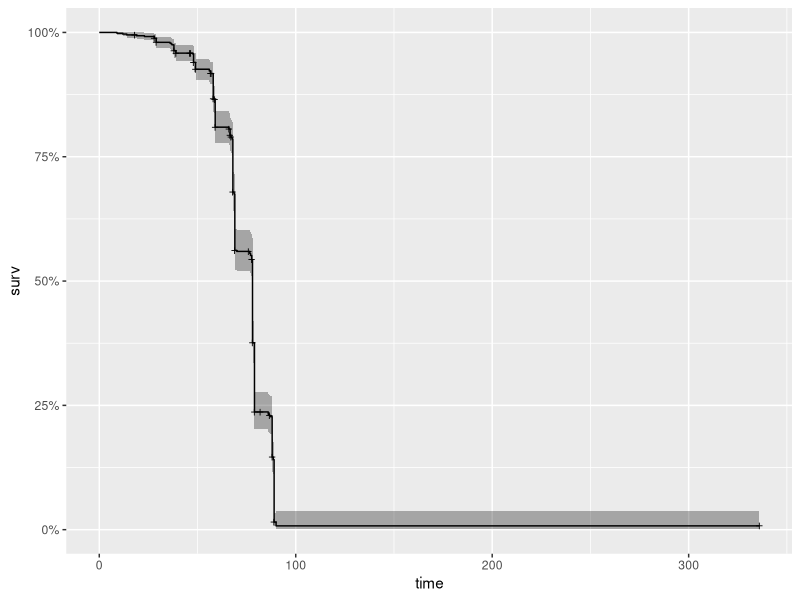
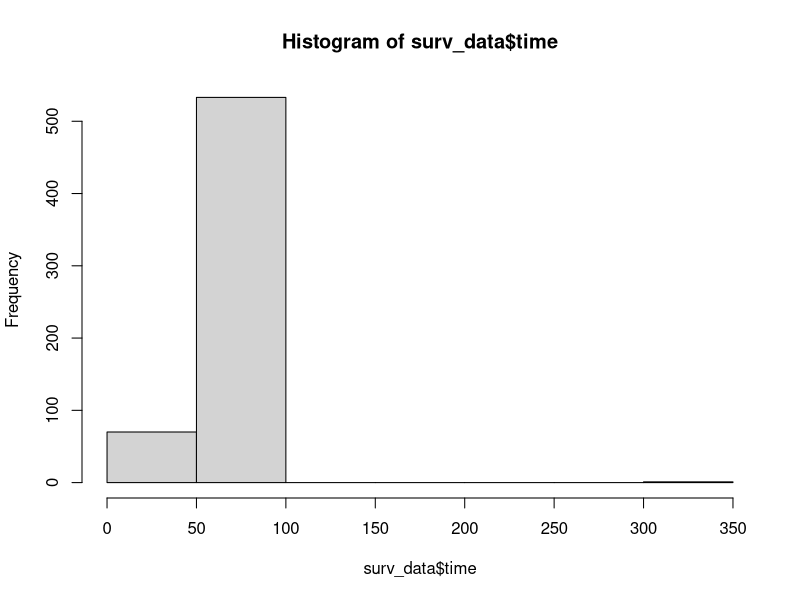
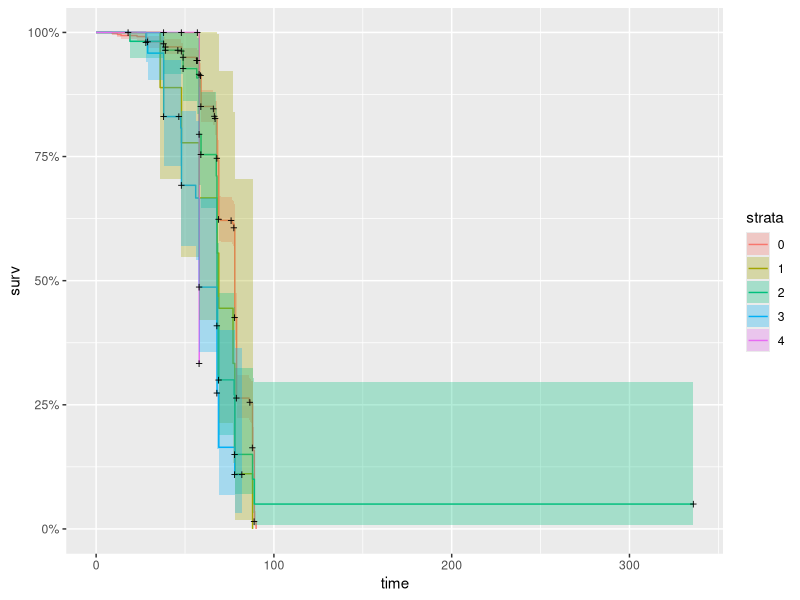
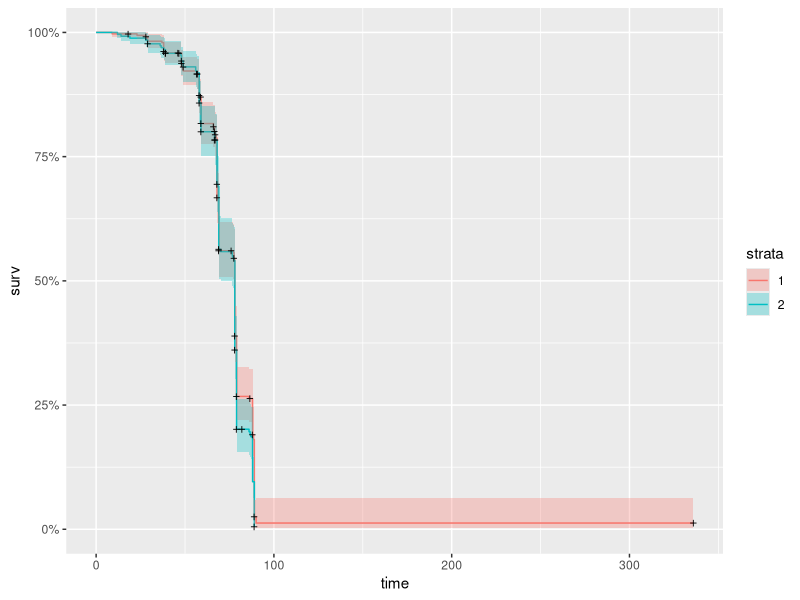
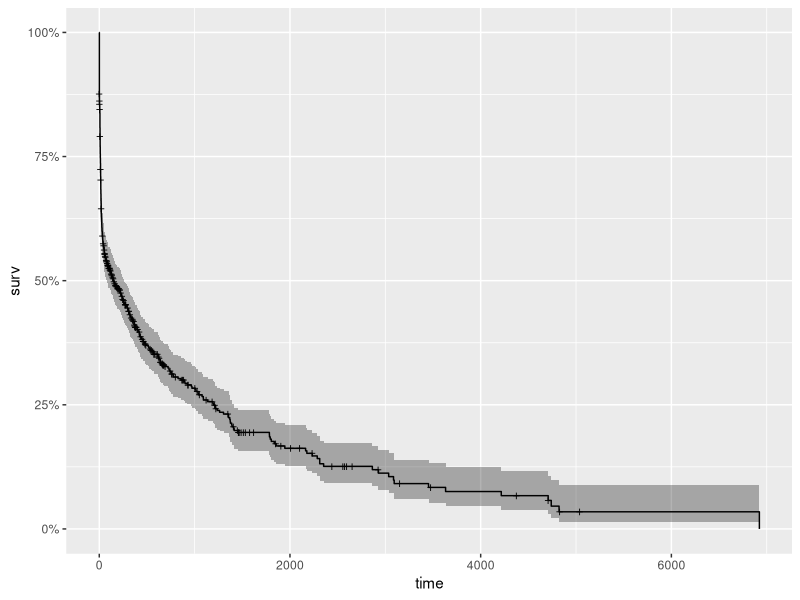
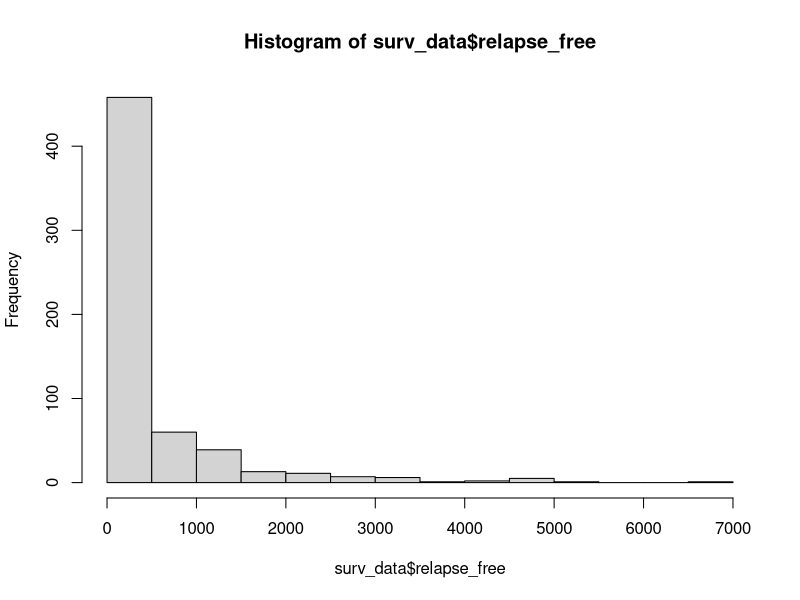
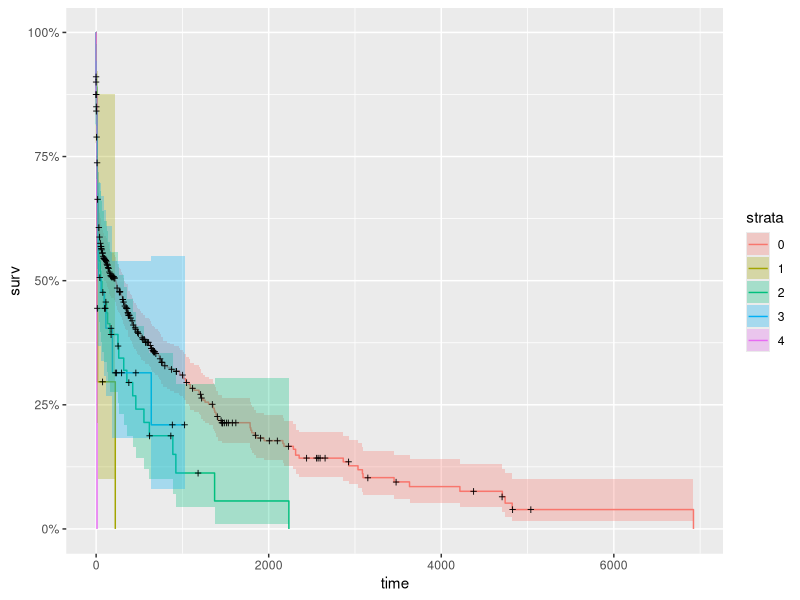
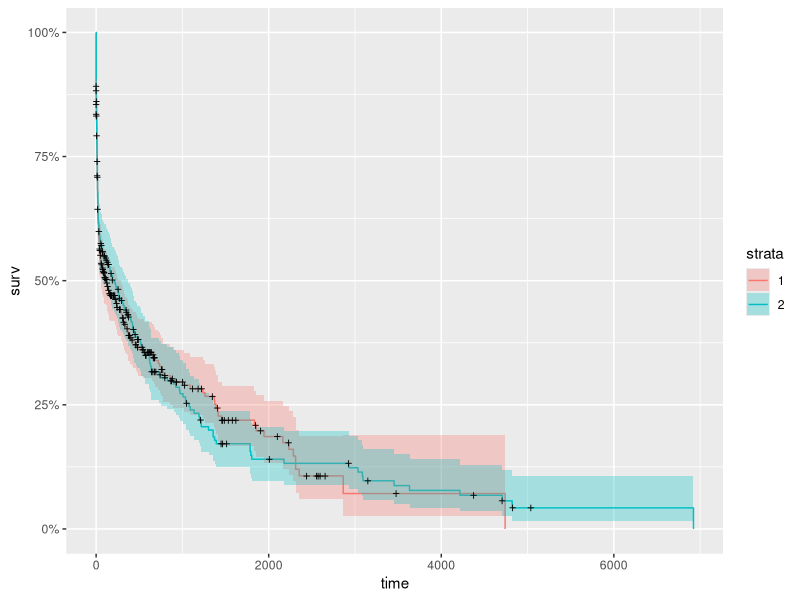

R code for these plots, in order:
## ---- chunk 1
library(readxl)

X <- read_excel("SurMart.xls")

surv_data <- na.omit(X[ , c(4, 3, 6, 5, 17, 1, 7)])
colnames(surv_data) <- c('time', 'time.c', 'relapse_free', 'relapse_free.c', 'speech_disorders', 'gen', 'karn')
surv_data$speech_disorders <- as.factor(surv_data$speech_disorders)
surv_data$gen <- as.factor(surv_data$gen)

summary(surv_data)
## ---- chunk 2
library(survival)
library(ggfortify)

time_surv <- Surv(surv_data$time, event = surv_data$time.c)
km_fit <- survfit(time_surv ~ 1, data=surv_data)

# summary(km_fit)
# plot(km_fit)
autoplot(km_fit)
## ---- chunk 3
hist(surv_data$time)
## ---- chunk 4
print(km_fit, print.rmean = TRUE)
## ---- chunk 5
km_speech <- survfit(time_surv ~ speech_disorders, data=surv_data)
# plot(km_speech, lty=seq(0, 4))
autoplot(km_speech)
## ---- chunk 6
print(km_speech, print.rmean = TRUE)
## ---- chunk 7
survdiff(time_surv ~ speech_disorders, data=surv_data)
## ---- chunk 8
km_gen <- survfit(time_surv ~ gen, data=surv_data)
# plot(km_gen, lty=c(1, 2))
autoplot(km_gen)
## ---- chunk 9
print(km_gen, print.rmean = TRUE)
## ---- chunk 10
survdiff(time_surv ~ gen, data=surv_data)
## ---- chunk 11
rel_surv <- Surv(surv_data$relapse_free, event = surv_data$relapse_free.c)
km_fit.2 <- survfit(rel_surv ~ 1, data=surv_data)

# summary(km_fit.2)
# plot(km_fit.2)
autoplot(km_fit.2)
## ---- chunk 12
hist(surv_data$relapse_free)
## ---- chunk 13
print(km_fit.2, print.rmean = TRUE)
## ---- chunk 14
km_speech.2 <- survfit(rel_surv ~ speech_disorders, data=surv_data)
# plot(km_speech.2, lty=seq(0, 4))
autoplot(km_speech.2)
## ---- chunk 15
print(km_speech.2, print.rmean = TRUE)
## ---- chunk 16
survdiff(rel_surv ~ speech_disorders, data=surv_data)
## ---- chunk 17
km_gen.2 <- survfit(rel_surv ~ gen, data=surv_data)
# plot(km_gen.2, lty=c(1, 2))
autoplot(km_gen.2)
## ---- chunk 18
print(km_gen.2, print.rmean = TRUE)
## ---- chunk 19
survdiff(rel_surv ~ gen, data=surv_data)
## ---- chunk 20
summary(coxph(Surv(time, event = time.c) ~ karn, data=surv_data))
## ---- chunk 21
summary(coxph(Surv(relapse_free, event = relapse_free.c) ~ karn, data=surv_data))
## ---- chunk 22
rho <- sum(surv_data$time.c) / sum(surv_data$time); rho
## ---- chunk 23
fitKM <- survfit(Surv(time, event=time.c)~1, data=surv_data)
plot(fitKM, mark.time = FALSE, col=1, conf.int = FALSE, lty=2)
curve(exp(-rho*x), from=0, to=max(surv_data$time), add=TRUE, col=2)
